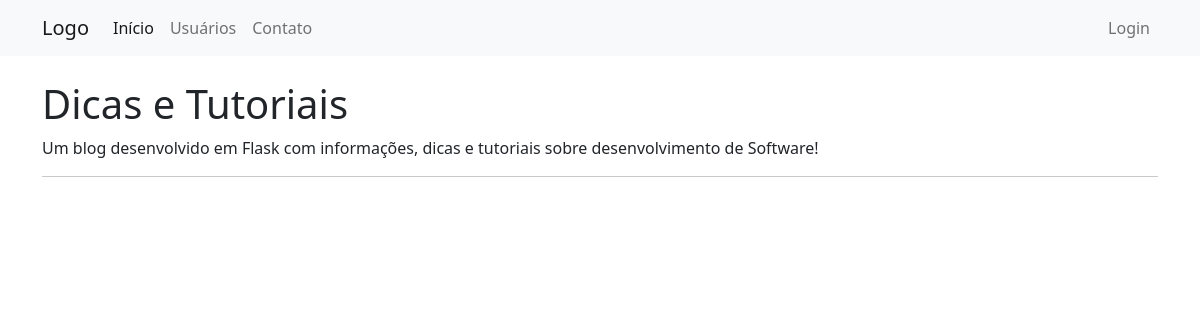
/, run on an earlier commit of the app's database.
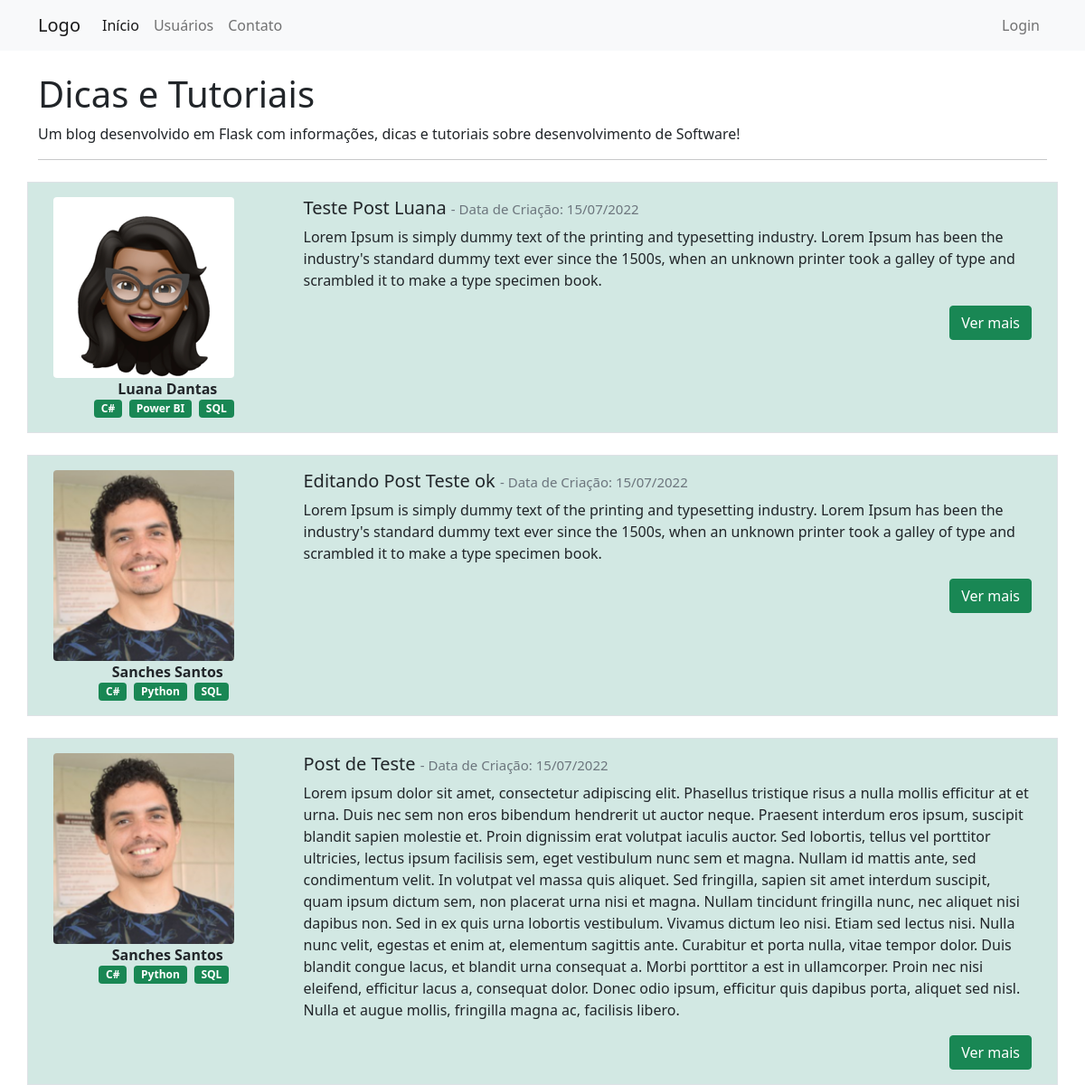
And on a later commit of the database.
### appcomunidade/models.py (models this page shows, shortened)
class Post(database.Model):
    id = database.Column(database.Integer, primary_key=True)
    titulo = database.Column(database.String, nullable=False)
    corpo = database.Column(database.Text, nullable=False)
    data_criacao = database.Column(database.DateTime, nullable=False, default=datetime.utcnow)
    id_usuario = database.Column(database.Integer, database.ForeignKey('usuario.id'), nullable=False )

class Usuario(database.Model, UserMixin):
    id = database.Column(database.Integer, primary_key=True)
    username = database.Column(database.String, nullable=False)
    email = database.Column(database.String, nullable=False, unique=True)
    senha = database.Column(database.String, nullable=False)
    foto_perfil = database.Column(database.String, default='default.jpg')
    posts = database.relationship('Post', backref='autor', lazy=True)
    cursos = database.Column(database.String, nullable=False, default='Não informado')

### appcomunidade/routes.py (the view)
@app.route("/")
def home():
    posts = Post.query.order_by(Post.id.desc())
    path_foto_perfil = url_for('static', filename='fotos_perfil/')
    return render_template('home.html', posts = posts, path_foto_perfil = path_foto_perfil)

### appcomunidade/templates/home.html
{% extends 'base.html' %} {% block body %}
<div class="container mt-4">
  <h1>Dicas e Tutoriais</h1>
  <p>
    Um blog desenvolvido em Flask com informações, dicas e tutoriais sobre
    desenvolvimento de Software!
  </p>
  <hr />
  {% for post in posts %}
  <div class="row border mt-4 p-3 criarPost">
    <div class="col-3">
      <div class="image pe-2">
        <img
          src="{{ path_foto_perfil + post.autor.foto_perfil }}"
          class="rounded"
          width="200"
        />
      </div>
      <div class="row">
        <div class="col d-flex justify-content-center">
          <strong> {{post.autor.username}} </strong>
        </div>
      </div>
      <div class="row">
        <div class="col d-flex justify-content-center">
          {% for curso in post.autor.cursos.split(';') %}
          <span class="badge bg-success me-2">{{ curso }}</span>
          {% endfor %}
        </div>
      </div>
    </div>
    <div class="col-9">
      <h5 class="">
        {{ post.titulo }}
        <small class="text-muted" style="font-size: 15px">
          - Data de Criação: {{ post.data_criacao.strftime('%d/%m/%Y') }}</small
        >
      </h5>
      <p>{{ post.corpo }}</p>
      <div class="d-flex justify-content-end">
        <a href="{{ url_for('exibir_post', post_id = post.id) }}">
          <button type="button" class="btn btn-success">Ver mais</button>
        </a>
      </div>
    </div>
  </div>
  {% endfor %}
</div>
{% endblock %}

### appcomunidade/templates/base.html (shortened to what this page needs)
<!DOCTYPE html>
<html lang="pt-br">
    <head>
        <link
            href="https://cdn.jsdelivr.net/npm/bootstrap@5.0.2/dist/css/bootstrap.min.css"
            rel="stylesheet"
        />
        <link
            rel="stylesheet"
            type="text/css"
            href="{{ url_for('static', filename='main.css') }}"
        />
    </head>
    <body>
        {% include 'navbar.html' %}
        {% block body %} {% endblock %}
    </body>
</html>

### appcomunidade/templates/navbar.html (shortened to what this page needs)
<nav class="navbar navbar-expand-lg navbar-light bg-light">
    <div class="container">
        <a class="navbar-brand" href="{{ url_for('home')}}">Logo</a>
        <div class="collapse navbar-collapse" id="navbarSupportedContent">
            <ul class="navbar-nav me-auto mb-2 mb-lg-0">
                <li class="nav-item">
                    <a
                        class="nav-link active"
                        aria-current="page"
                        href="{{ url_for('home')}}"
                        >Início</a
                    >
                </li>
                <li class="nav-item">
                    <a class="nav-link" href="{{ url_for('usuarios')}}"
                        >Usuários</a
                    >
                </li>
                <li class="nav-item">
                    <a class="nav-link" href="{{ url_for('contato')}}"
                        >Contato</a
                    >
                </li>
            </ul>
            <ul class="navbar-nav d-flex">
                {% if current_user.is_authenticated %}
                <li class="nav-item">
                    <a class="nav-link" href="{{ url_for('criar_post')}}"
                        >Criar Post</a
                    >
                </li>
                <li class="nav-item">
                    <a class="nav-link" href="{{ url_for('perfil')}}"
                        >Meu Perfil</a
                    >
                </li>
                <li class="nav-item">
                    <a class="nav-link" href="{{ url_for('criar_login')}}"
                        >Criar conta</a
                    >
                </li>
                <li class="nav-item">
                    <a class="nav-link" href="{{ url_for('sair')}}">Sair</a>
                </li>
                {% else %}
                <li class="nav-item">
                    <a class="nav-link" href="{{ url_for('login')}}">Login</a>
                </li>
                {% endif %}
            </ul>
        </div>
    </div>
</nav>

### appcomunidade/static/main.css (style rules this page uses)
.criarPost { background-color: #d2e8e3; }

What changed in the data, as far as the page shows it:
added Post: foto_perfil (picture), autor.username "Luana Dantas", curso "C#" "Power BI" "SQL", titulo "Teste Post Luana", data_criacao "15/07/2022", corpo "Lorem Ipsum is simply dummy text of the printing and typesetting industry. Lorem Ipsum has been the industry's standard dummy text ever since the 1500s, when an unknown printer took a galley of type and scrambled it to make a type specimen book."
added Post: foto_perfil (picture), autor.username "Sanches Santos", curso "C#" "Python" "SQL", titulo "Editando Post Teste ok", data_criacao "15/07/2022", corpo "Lorem Ipsum is simply dummy text of the printing and typesetting industry. Lorem Ipsum has been the industry's standard dummy text ever since the 1500s, when an unknown printer took a galley of type and scrambled it to make a type specimen book."
added Post: foto_perfil (picture), autor.username "Sanches Santos", curso "C#" "Python" "SQL", titulo "Post de Teste", data_criacao "15/07/2022", corpo "Lorem ipsum dolor sit amet, consectetur adipiscing elit. Phasellus tristique risus a nulla mollis efficitur at et urna. Duis nec sem non eros bibendum hendrerit ut auctor neque. Praesent interdum eros ipsum, suscipit blandit sapien molestie et. Proin dignissim erat volutpat iaculis auctor. Sed lobortis, tellus vel porttitor ultricies, lectus ipsum facilisis sem, eget vestibulum nunc sem et magna. Nullam id mattis ante, sed condimentum velit. In volutpat vel massa quis aliquet. Sed fringilla, sapien sit amet interdum suscipit, quam ipsum dictum sem, non placerat urna nisi et magna. Nullam tincidunt fringilla nunc, nec aliquet nisi dapibus non. Sed in ex quis urna lobortis vestibulum. Vivamus…"
